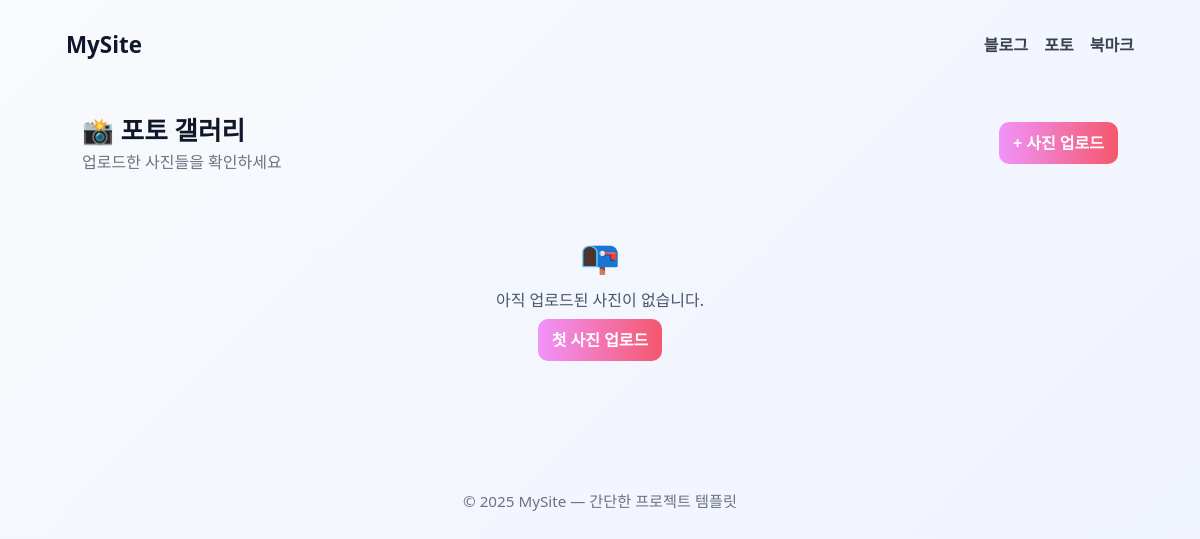
The app's page /photo/, older data.
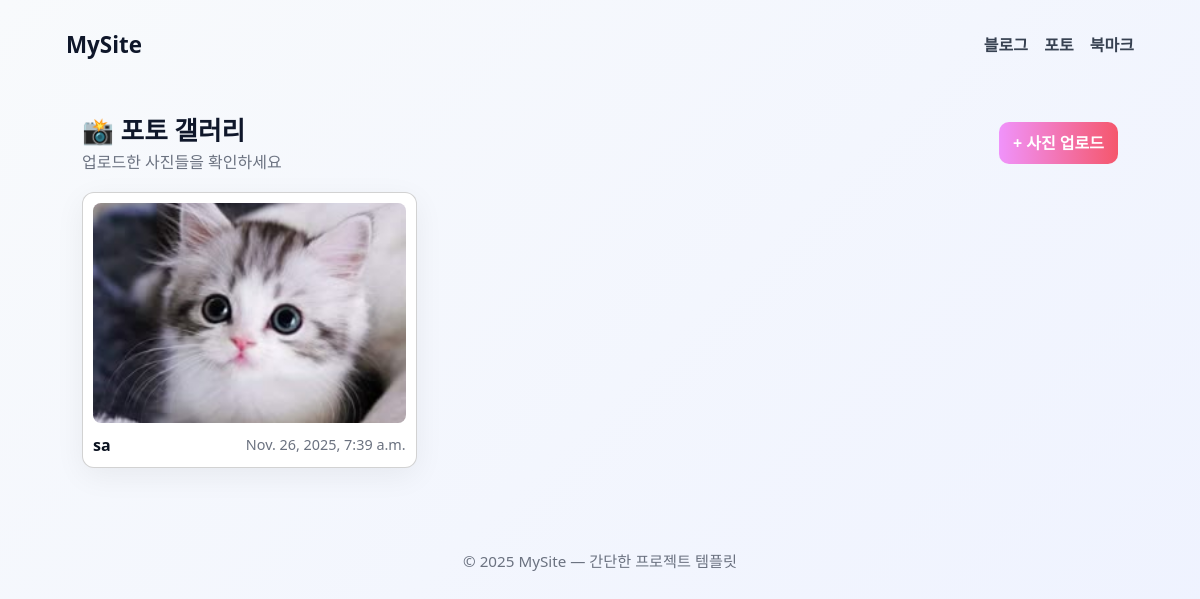
The same page, newer data.
### photo/models.py (models this page shows, shortened)
class Photo(models.Model):
    title = models.CharField(max_length=50)
    author = models.CharField(max_length=50)
    image = models.ImageField(upload_to='photos/%Y/%m/%d')
    description = models.TextField()
    created = models.DateTimeField(auto_now_add=True)

### photo/views.py (the view)
# urls.py: path('', PhotoListView.as_view(), name='photo_list'),
class PhotoListView(ListView):
    model = Photo
    template_name = 'photo/photo_list.html'

### photo/templates/photo/photo_list.html (shortened to what this page needs)
{% extends 'base.html' %}
{% block content %}
<div class="photo-container">
    <div class="photo-header">
        <div>
            <div class="photo-title">📸 포토 갤러리</div>
            <div class="photo-sub">업로드한 사진들을 확인하세요</div>
        </div>
        <div>
            <a href="{% url 'photo_create' %}" class="upload-btn">+ 사진 업로드</a>
        </div>
    </div>
    {% if object_list %}
        <div class="grid">
            {% for photo in object_list %}
                <article class="card">
                    <a href="{% url 'photo_detail' photo.pk %}">
                        {% if photo.image %}
                            <img src="{{ photo.image.url }}" alt="{{ photo.title }}" class="thumb">
                        {% else %}
                            <div style="width:100%;height:220px;display:flex;align-items:center;justify-content:center;background:#f3f4f6;border-radius:8px;color:#9ca3af;">이미지 없음</div>
                        {% endif %}
                    </a>
                    <div class="info">
                        <a href="{% url 'photo_detail' photo.pk %}" class="t">{{ photo.title }}</a>
                        <div class="meta">{{ photo.created }}</div>
                    </div>
                </article>
            {% endfor %}
        </div>
    {% else %}
        <div class="empty">
            <div style="font-size:2rem;margin-bottom:8px;">📭</div>
            <p>아직 업로드된 사진이 없습니다.</p>
            <p style="margin-top:12px;"><a href="{% url 'photo_create' %}" class="upload-btn">첫 사진 업로드</a></p>
        </div>
    {% endif %}
</div>
{% endblock %}

Row changes from the older to the newer data that the page shows:
added Photo: image (picture), title "sa", created "Nov. 26, 2025, 7:39 a.m."
Text that changed along with them:
text no longer shown: "📭 아직 업로드된 사진이 없습니다. 첫 사진 업로드"
